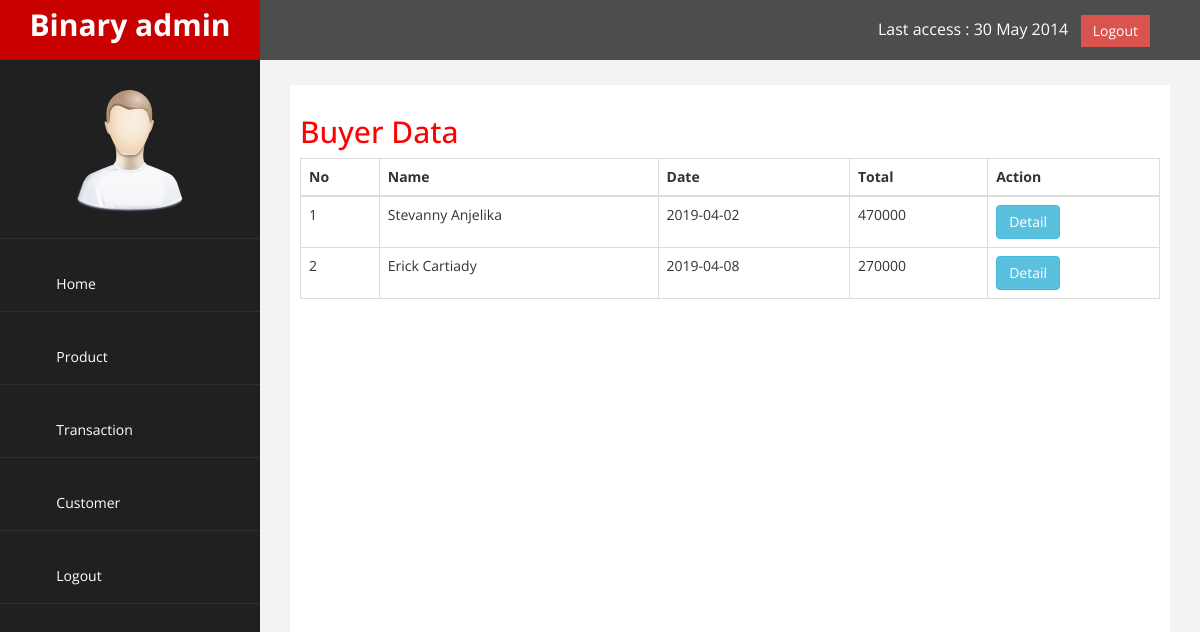
Page /admin/index.php?halaman=pembelian (signed in) on the committed database.
### tables this page shows
CREATE TABLE `pembelian` (
  `id_pembelian` int(11) NOT NULL,
  `id_pelanggan` int(11) NOT NULL,
  `tanggal_pembelian` date NOT NULL,
  `total_pembelian` int(11) NOT NULL
);

CREATE TABLE `pelanggan` (
  `id_pelanggan` int(11) NOT NULL,
  `email_pelanggan` varchar(100) NOT NULL,
  `password_pelanggan` varchar(50) NOT NULL,
  `nama_pelanggan` varchar(100) NOT NULL,
  `telepon_pelanggan` varchar(25) NOT NULL
);

### admin/pembelian.php (the view)
<h2>Buyer Data</h2>
<table class="table table-bordered">
    <thead>
        <tr>
            <th>No</th>
            <th>Name</th>
            <th>Date</th>
            <th>Total</th>
            <th>Action</th>
        </tr>
    </thead>
    <tbody>
        <?php
            $nomor=1;
        ?>
        <?php
            $ambil = $koneksi->query("SELECT * FROM pembelian JOIN pelanggan ON pembelian.id_pelanggan=pelanggan.id_pelanggan");
        ?>
        <?php
            while($pecah = $ambil->fetch_assoc()){
        ?>
    <tr>
            <td><?php echo $nomor;?></td>
            <td><?php echo $pecah['nama_pelanggan'];?></td>
            <td><?php echo $pecah['tanggal_pembelian'];?></td>
            <td><?php echo $pecah['total_pembelian'];?></td>
            <td>
                <a href="index.php?halaman=detail&id=<?php echo $pecah['id_pembelian'];?>" class="btn-info btn">Detail</a>
            </td>
        </tr>
        <?php
            $nomor++;
        ?>
        <?php
            }
        ?>
    </tbody>
</table>

### admin/assets/css/custom.css (style rules this page uses)
body { font-family: 'Open Sans', sans-serif; }
h2 { color: #f00; }

### rows in the picture
pembelian: id_pelanggan.nama_pelanggan "Stevanny Anjelika", tanggal_pembelian "2019-04-02", total_pembelian "470000"
pembelian: id_pelanggan.nama_pelanggan "Erick Cartiady", tanggal_pembelian "2019-04-08", total_pembelian "270000"
